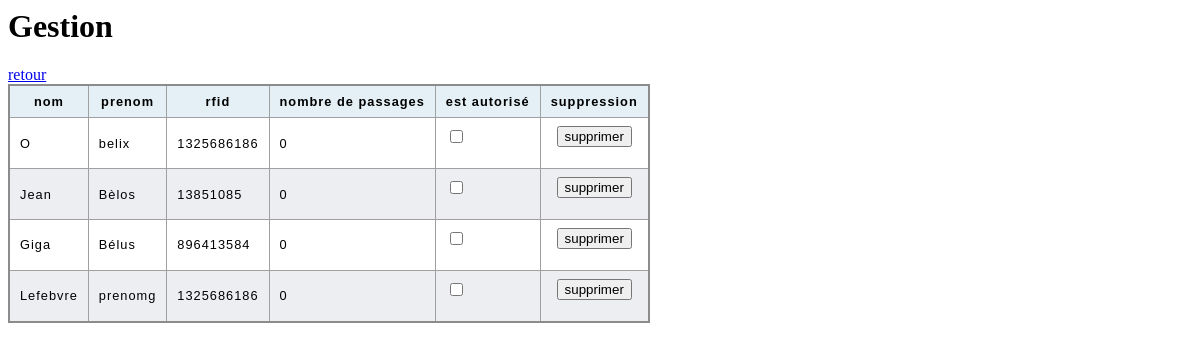
Page /statistiques on the earlier database version.
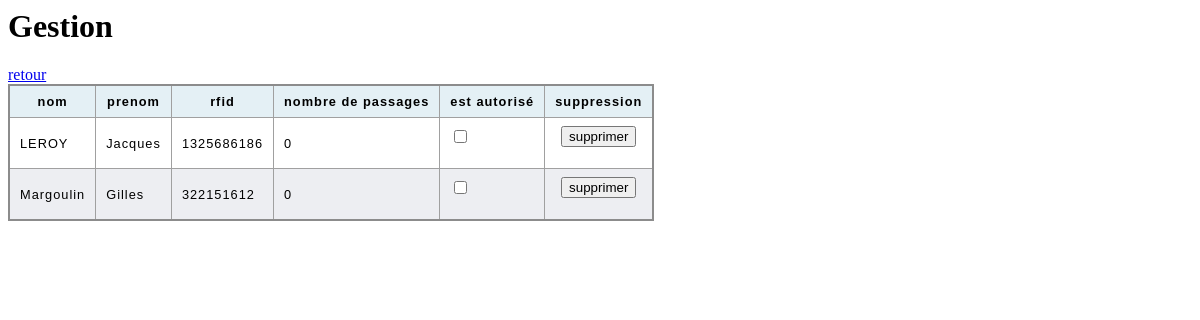
Same page on the later database version.
### gestionId/models.py (models this page shows, shortened)
class User(models.Model):
    id = models.AutoField(primary_key=True)
    rfid = models.CharField(max_length=100)
    nom = models.CharField(max_length=50)
    prenom = models.CharField(max_length=50)
    nombrePassage = models.IntegerField(default=0)
    estAutorise = models.BooleanField(default=False)

### gestionId/views.py (the view)
# urls.py: path("statistiques",views.statistiques, name= "statistiques"),
def statistiques(request):
    utilisateurs = User.objects.all()
    autorisation = 0
    context ={"utilisateurs":utilisateurs, "autorisation":autorisation}
    return render(request,"gestionId/statistiques.html",context)

### gestionId/templates/gestionId/statistiques.html (shortened to what this page needs)
<h1>Gestion</h1>
<a href="..">retour</a>
<table>
    <thead>
      <tr>
        <th>nom</th>
        <th>prenom</th>
        <th>rfid</th>
        <th>nombre de passages</th>
        <th>est autorisé</th>
        <th>suppression</th>
      </tr>
    </thead>
    <tbody>
        {% for utilisateur in utilisateurs %}
        <tr>
          <td>{{utilisateur.nom}}</td>
          <td>{{utilisateur.prenom}}</td>
          <td>{{utilisateur.rfid}}</td>
          <td>{{utilisateur.nombrePassage}}</td>
          <td><form action="{% url 'changement_autorisation' utilisateur.id %}" method="post">
            <input onchange=this.form.submit() type="checkbox" name="is_permitted" id="is_permitted" value="{{user.estAutorise}}"
            {% if utilisateur.estAutorise%} checked {% endif %}>
          </form></td>
          <td><form method="post" action="{% url 'supprimer_user' utilisateur.id %}">
            <button type="submit" onclick="return confirm('vous êtes sûr de vouloir supprimer cet utilisateur ?')">supprimer</button></form></td>
        </tr>
        {%endfor%}
    </tbody>
</table>

Differences in the rows shown:
removed User: nom "O", prenom "belix", rfid "1325686186", nombrePassage "0"
removed User: nom "Jean", prenom "Bèlos", rfid "13851085", nombrePassage "0"
removed User: nom "Giga", prenom "Bélus", rfid "896413584", nombrePassage "0"
removed User: nom "Lefebvre", prenom "prenomg", rfid "1325686186", nombrePassage "0"
added User: nom "LEROY", prenom "Jacques", rfid "1325686186", nombrePassage "0"
added User: nom "Margoulin", prenom "Gilles", rfid "322151612", nombrePassage "0"
